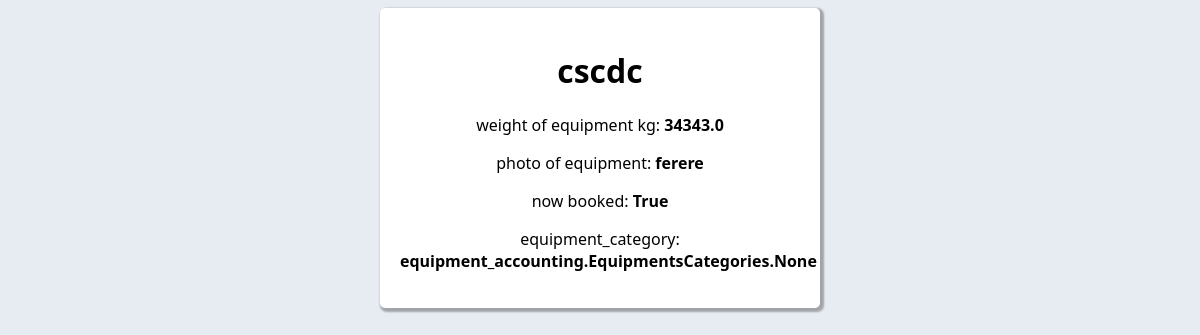
Before: /equipment/detail/15 with the older database file.
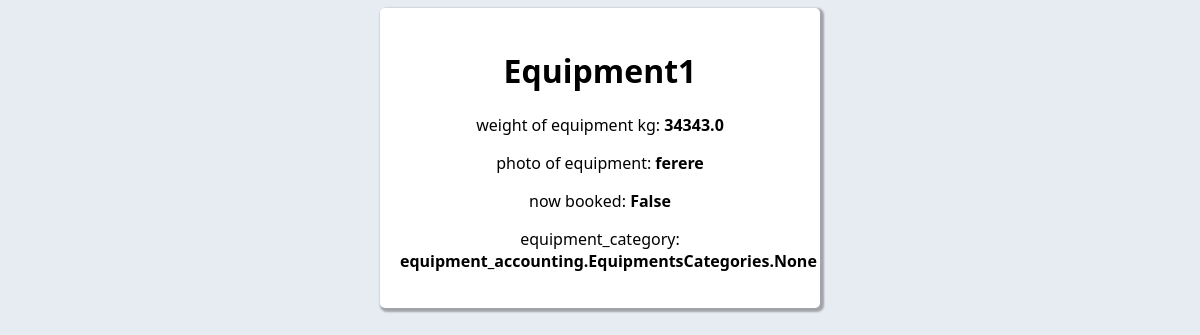
After: the same page with the newer database file.
### equipment_accounting/models.py (models this page shows, shortened)
class Equipments(models.Model):
    equipment_name = models.CharField(max_length=50, null=False)
    equipment_category = models.ManyToManyField(EquipmentsCategories)
    weight_of_equipment_kg = models.FloatField(null=False)
    photo_of_equipment = models.CharField(max_length=255)
    now_booked = models.BooleanField(default=False)

### equipment_accounting/views.py (the view)
# urls.py: path("detail/<int:equipment_id>", views.detail_equipment, name="detail_equipment"), # show detail about equipment
def detail_equipment(request, equipment_id):
    equipment = get_object_or_404(Equipments, pk=equipment_id)
    return render(request, 'equipment_accounting/detail.html', context={'equipment': equipment})

### equipment_accounting/templates/equipment_accounting/detail.html (shortened to what this page needs)
{% extends "layouts/base.html" %}
{% block stylesheets %}{% endblock stylesheets %} {% block content %}
<div class="modal" >
    <h1>{{equipment.equipment_name}}</h1>
    <p>weight of equipment kg: <b>{{equipment.weight_of_equipment_kg}}</b></p>
    <p>photo of equipment: <b>{{equipment.photo_of_equipment}}</b></p>
    <p>now booked: <b>{{equipment.now_booked}}</b></p>
    <p>equipment_category: <b>{{equipment.equipment_category}}</b></p>
    </div>
{% endblock content %}

Changed rows visible on the page:
changed Equipments "ferere": equipment_name "cscdc" → "Equipment1"; now_booked "True" → "False"
